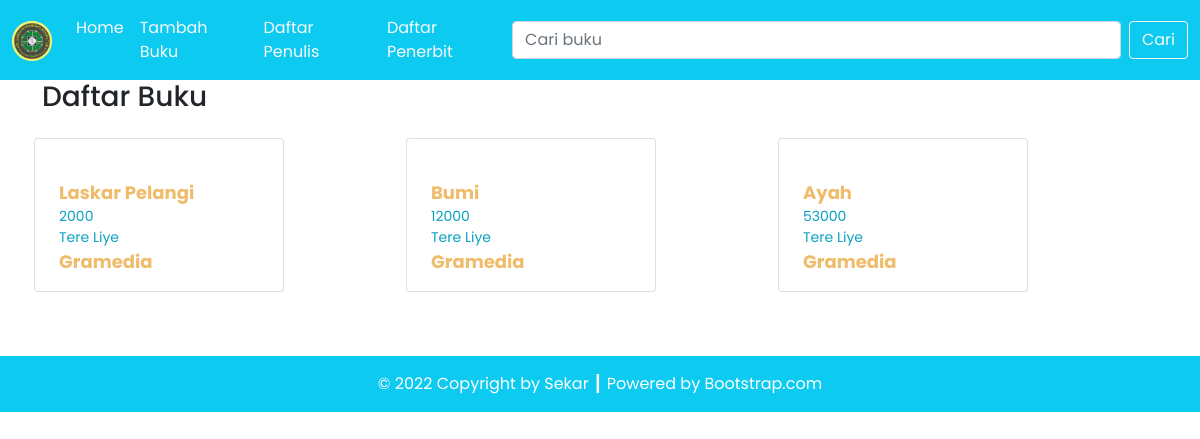
/tp3/index.php, run on the app's committed database.
### tables this page shows
CREATE TABLE `buku` (
  `id_buku` int(11) NOT NULL,
  `judul_buku` varchar(100) NOT NULL,
  `harga_buku` varchar(100) NOT NULL,
  `id_penulis` int(11) NOT NULL,
  `id_penerbit` int(11) NOT NULL
);

CREATE TABLE `penulis` (
  `id_penulis` int(11) NOT NULL,
  `nama_penulis` varchar(100) NOT NULL
);

CREATE TABLE `penerbit` (
  `id_penerbit` int(11) NOT NULL,
  `nama_penerbit` varchar(100) NOT NULL
);

### tp3/config/db.php (called while the page is built)
<?php
$DB_HOST = "localhost";
$DB_USERNAME = "root";
$DB_PASSWORD = "";
$DB_NAME = "db_buku";

### tp3/classes/DB.php (called while the page is built, shortened)
<?php
class DB
{
    private $hostname;
    private $username;
    private $password;
    private $dbname;
    private $conn;
    private $result;
    function __construct($hostname, $username, $password, $dbname)
    {
        $this->hostname = $hostname;
        $this->username = $username;
        $this->password = $password;
        $this->dbname = $dbname;
    }
    function open()
    {
        $this->conn = mysqli_connect($this->hostname, $this->username, $this->password, $this->dbname);
    }
    function execute($query)
    {
        $this->result = mysqli_query($this->conn, $query);
    }
    function getResult()
    {
        return mysqli_fetch_array($this->result);
    }
}

### tp3/classes/Buku.php (called while the page is built, shortened)
<?php
class Buku extends DB
{
    function getBukuJoin()
    {
        $query = "SELECT * FROM buku JOIN penulis ON buku.id_penulis=penulis.id_penulis JOIN penerbit ON buku.id_penerbit=penerbit.id_penerbit ORDER BY buku.id_buku";
        return $this->execute($query);
    }
}

### tp3/index.php (the view, shortened to what this page needs)
<?php
include('config/db.php');
include('classes/DB.php');
include('classes/Penerbit.php');
include('classes/Buku.php');
include('classes/Template.php');
$listBuku = new Buku($DB_HOST, $DB_USERNAME, $DB_PASSWORD, $DB_NAME);
$listBuku->open();
$listBuku->getBukuJoin();
$data = null;
while ($row = $listBuku->getResult()) {
    $data .= '<div class="col gx-2 gy-3 justify-content-center">' .
        '<div class="card pt-4 px-2 pengurus-thumbnail">
        <a href="detail.php?id=' . $row['id_buku'] . '">
            <div class="card-body">
                <p class="card-text jabatan-nama my-0">' . $row['judul_buku'] . '</p>
                <p class="card-text divisi-nama my-0">' . $row['harga_buku'] . '</p>
                <p class="card-text divisi-nama my-0">' . $row['nama_penulis'] . '</p>
                <p class="card-text jabatan-nama my-0">' . $row['nama_penerbit'] . '</p>
            </div>
        </a>
    </div>
    </div>';
}
?>

### tp3/classes/Template.php (shortened to what this page needs)
<?php
class Template
{
    var $content = '';
    function __construct($filename = '')
    {
        $this->content = implode('', @file($filename));
    }
    function clear()
    {
        $this->content = preg_replace("/DATA_[A-Z|_|0-9]+/", "", $this->content);
    }
    function write()
    {
        print $this->content;
    }
    function replace($old = '', $new = '')
    {
        if (is_int($new)) {
            $value = sprintf("%d", $new);
        } elseif (is_float($new)) {
            $value = sprintf("%f", $new);
        } elseif (is_array($new)) {
            $value = '';
            foreach ($new as $item) {
                $value .= $item . ' ';
            }
        } else {
            $value = $new;
        }
        $this->content = preg_replace("/$old/", $value, $this->content);
    }
}

### data on the page
buku: judul_buku "Laskar Pelangi", harga_buku "2000", id_penulis.nama_penulis "Tere Liye", id_penerbit.nama_penerbit "Gramedia"
buku: judul_buku "Bumi", harga_buku "12000", id_penulis.nama_penulis "Tere Liye", id_penerbit.nama_penerbit "Gramedia"
buku: judul_buku "Ayah", harga_buku "53000", id_penulis.nama_penulis "Tere Liye", id_penerbit.nama_penerbit "Gramedia"
